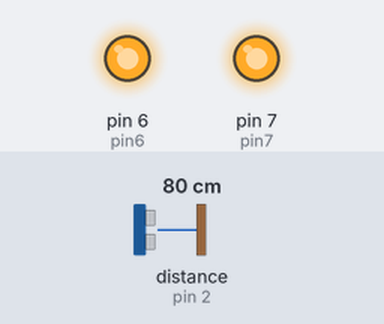
This sketch was run on a simulated Arduino Uno, built with avr-gcc and run on an emulated ATmega328P. Parts: output pins drawn as LEDs (lit = HIGH). Wiring (inferred from the names in the program): ultrasonic range finder: trigger pin 3; echo pin 2. Inputs (shaded band) come from the test bench; at power-on: distance to the obstacle (sensor on pin 2) 80 cm. The echo pulse lasts 58.3 µs per cm; pins used as bus, display or sensor lines are not drawn.

Above: at 1.2 s.
1.3 s: distance to the obstacle (sensor on pin 2) set to 26 cm
2.8 s: distance to the obstacle (sensor on pin 2) set to 20 cm
At 3.4 s:
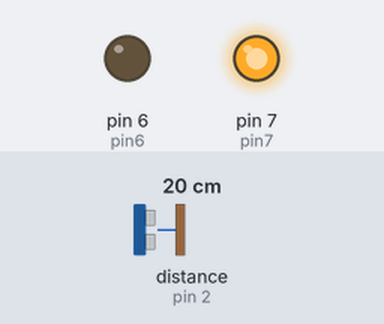
4.3 s: distance to the obstacle (sensor on pin 2) set to 35 cm
At 5.5 s:
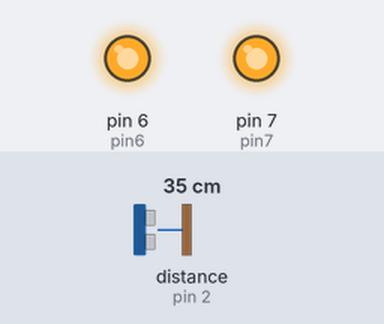
5.8 s: distance to the obstacle (sensor on pin 2) set to 2 cm
At 7.1 s:
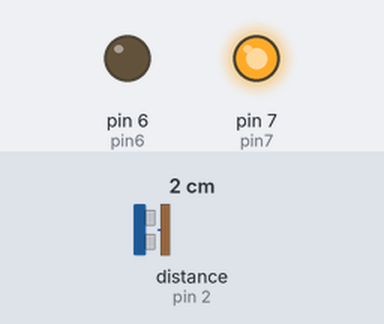
Timing chart, 0 to 8.3 s (numbered marks = the images above; inputs shaded):
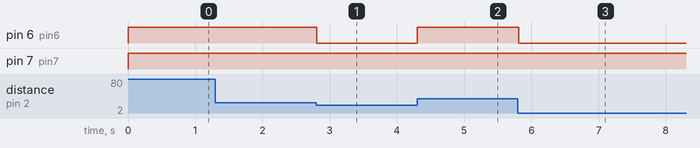

Measured:
- the behaviour switches between 24 and 23 cm on distance to the obstacle (sensor on pin 2) (found by bisection; images 0 and 1)
- after the input at 1.3 s, every drawn part: stays the same
- after the input at 2.8 s, pin 6 (pin6): HIGH → LOW at once
- after the input at 4.3 s, pin 6 (pin6): LOW → HIGH at once
- after the input at 5.8 s, pin 6 (pin6): HIGH → LOW at once

The sketch:

auto_v1_0.ino
```cpp
int echoPin= 2;
int trigPin= 3;

int pin7 = 7;
int pin6 = 6;


int maxdomet = 1000;
int mindomet = 0;
long vrijeme, udaljenost;

void setup() {

 pinMode(trigPin, OUTPUT);
 pinMode(echoPin, INPUT);

pinMode(pin7, OUTPUT);
pinMode(pin6, OUTPUT);

}


void loop() {

  mjerenje();

 if (udaljenost < 40)
 {

 digitalWrite(pin7, HIGH);
 digitalWrite(pin6, LOW);
 }

else
{

digitalWrite(pin7, HIGH);
 digitalWrite(pin6, HIGH);

}

delay(10);

}

void mjerenje()
{


 digitalWrite(trigPin, LOW);
 delayMicroseconds(5);

 digitalWrite(trigPin, HIGH);
 delayMicroseconds(10);

 digitalWrite(trigPin, LOW);
 vrijeme = pulseIn(echoPin, HIGH);


 udaljenost = vrijeme/34.03;

}
```
